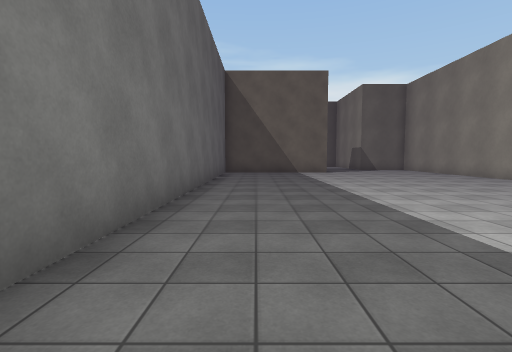
view 1 (above)

24 first-person views from a walk through a Unity game level. The camera is 1.4 m above the floor, tilts 4° down and sees 85° across. The floor is counted in squares, 2 m on a side. Each view is taken from the middle of a square. On the plan, view 1 faces up. The plan holds only what a view shows up to about 9 squares ahead; the rest is blank. The place goes on beyond the plan. Surface patterns are stand-ins for the level's own textures.

view 2
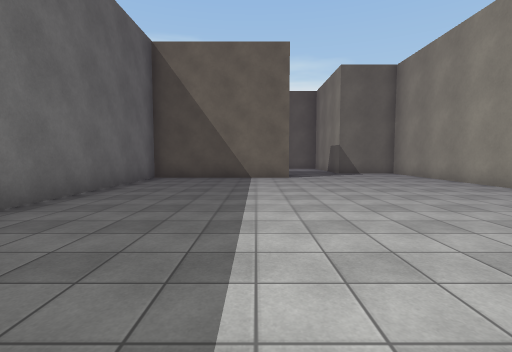

view 3
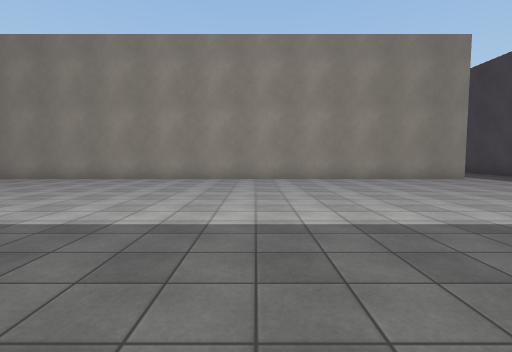

view 4
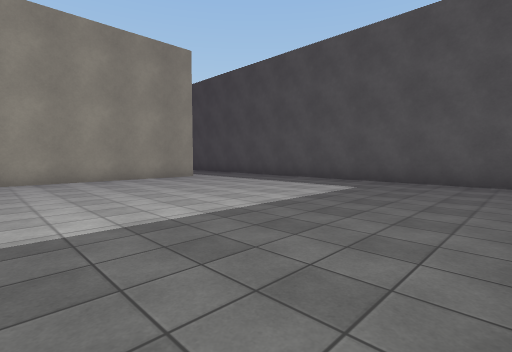

view 5
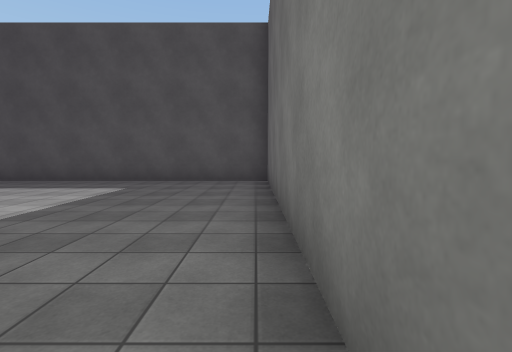

view 6
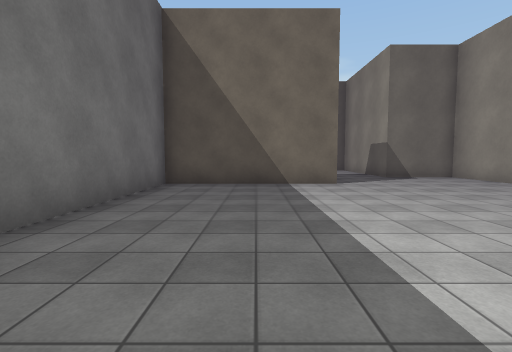

view 7
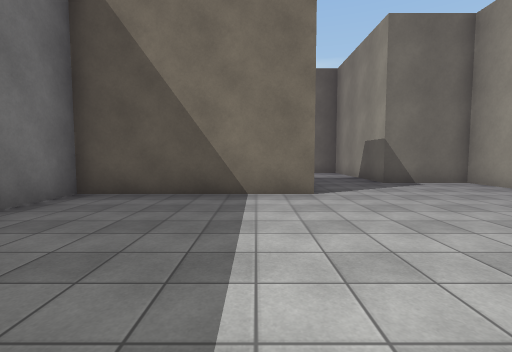

view 8
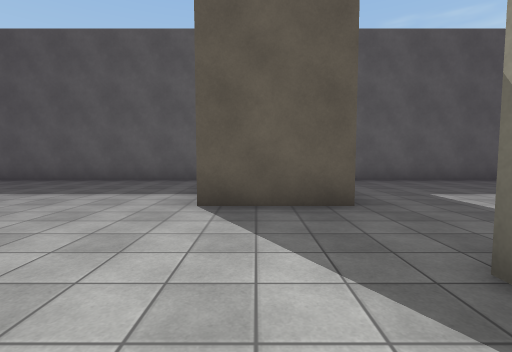

view 9
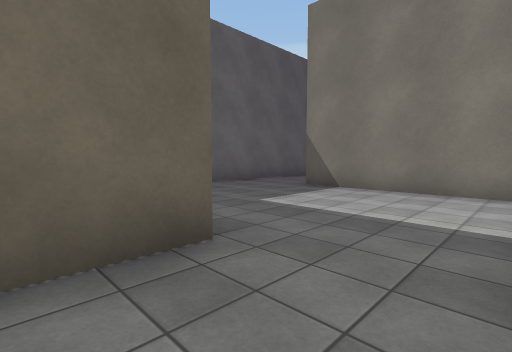

view 10
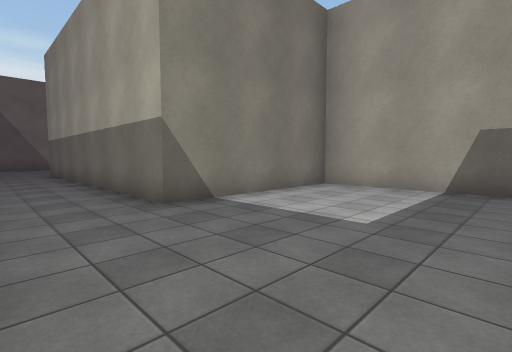

view 11
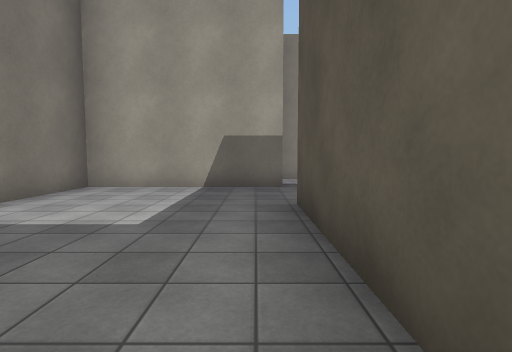

view 12
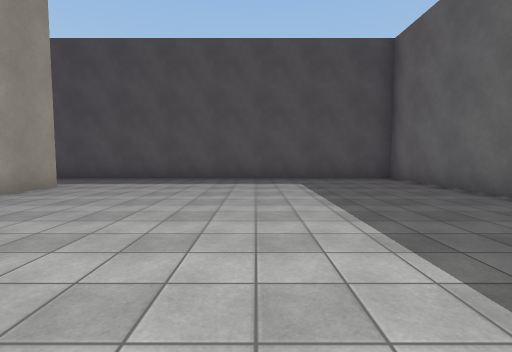

view 13
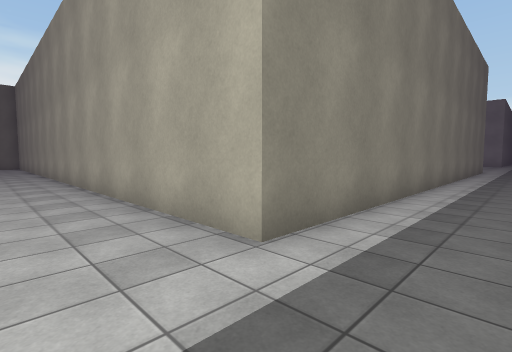

view 14
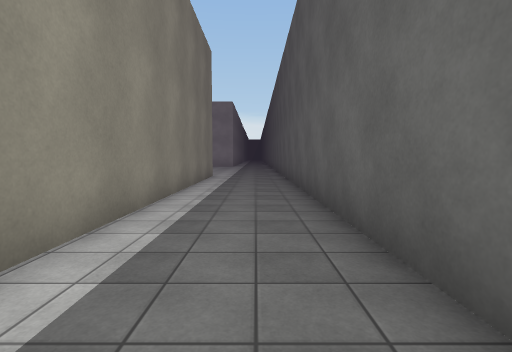

view 15
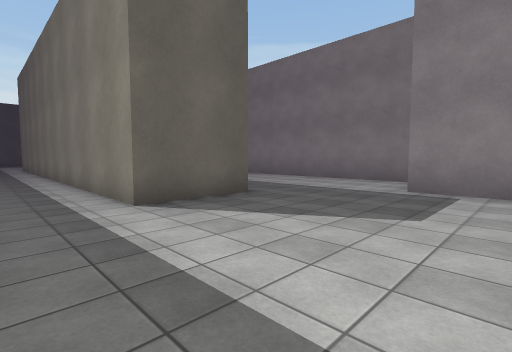

view 16
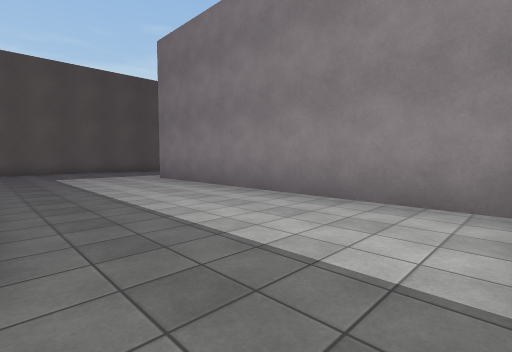

view 17
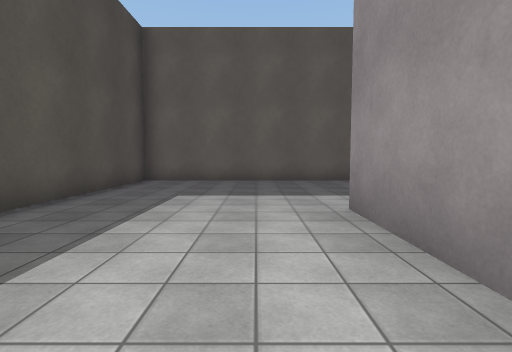

view 18
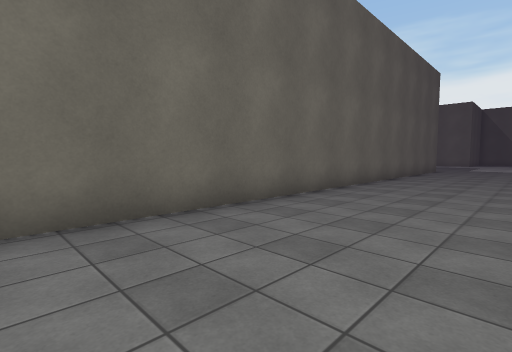

view 19
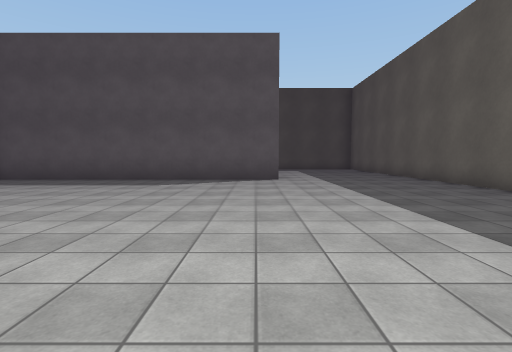

view 20
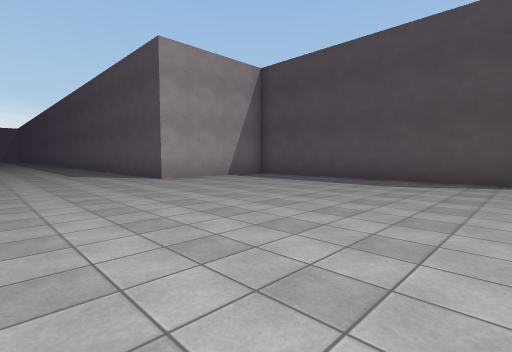

view 21
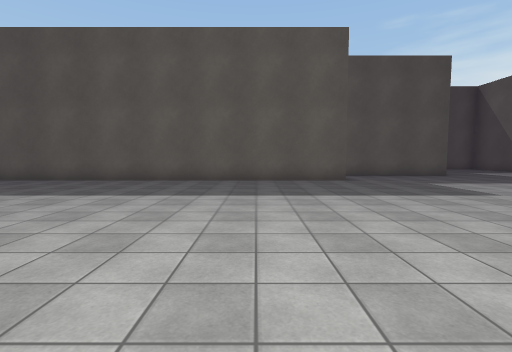

view 22
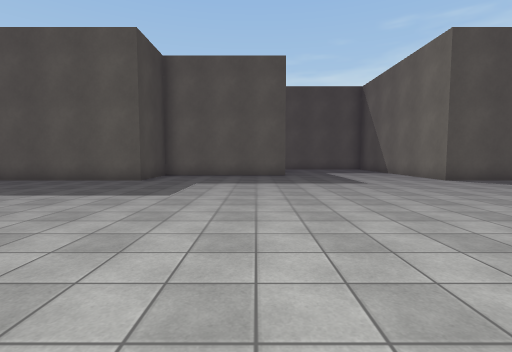

view 23
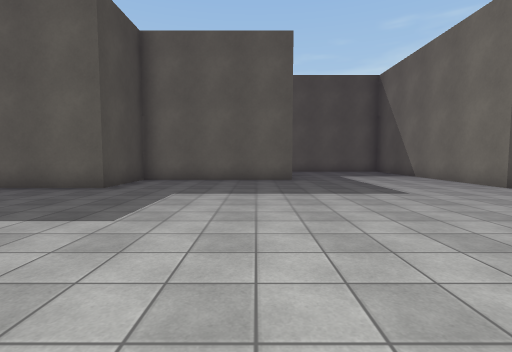

view 24
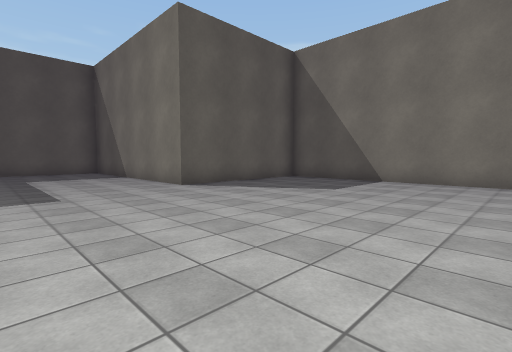

### Floor plan
Points are (right, up) in squares from view 1. A wall is a line through its corners. A room is listed if a view was taken in it or the views show most of it. See-through windows are left out.
Room 1 (views 1, 2, 3, 4, 5, 6, 7, 8, 9, 12, 13)
walls: (7.6, -3.5) (7.6, 14.4) (5.4, 14.4); (3.1, 14.4) (3.1, 12.2) (-1.3, 12.2) (-1.3, -6) (6.6, -6)
ways out: opening at (4.5, 15) to room 2; opening at (7, -4.5) to room 3
Room 2 (views 10, 11)
walls: (-0.4, 14.4) (3.1, 14.4); (-1.3, 18.6) (-1.3, 15.9); (5.4, 14.4) (5.4, 18.9) (0.9, 18.9)
ways out: opening at (4.5, 15) to room 1; opening at (-0.5, 19)
Room 3 (views 14, 15, 16, 17, 18, 19, 20, 21, 22, 23, 24)
walls: (23.2, 9.4) (23.2, 9.9) (23.8, 9.9); (14.2, 5.5) (22.9, 5.5); (7.6, 21.1) (7.6, 16.6) (9.8, 16.6) (9.8, -1.2) (14.6, -1.2); (22.9, 3.2) (14.2, 3.2); (24.9, 1) (23.1, 1); (21, -1.1) (21, -3.5) (7.6, -3.5); (15.7, 30) (11.2, 30); (9.8, 28.6) (9.8, 25.6) (6.8, 25.6); (12, -6) (20.1, -6); (6.6, -6) (9.5, -6)
ways out: opening at (7, -4.5) to room 1

Where each view was taken, in squares from view 1:
view 1: 0 up, 0 right, facing up
view 2: 3 up, 2 right, facing up
view 3: 3 up, 1 left, facing right
view 4: 2 up, 1 left, facing down-right
view 5: 2 up, 1 left, facing down
view 6: 5 up, 1 right, facing up
view 7: 7 up, 2 right, facing up
view 8: 13 up, 7 right, facing left
view 9: 13 up, 5 right, facing up-left
view 10: 15 up, 1 left, facing up-right
view 11: 15 up, 1 left, facing right
view 12: 3 up, 3 right, facing down
view 13: 5 down, 6 right, facing up-right
view 14: 5 down, 11 right, facing right
view 15: 5 down, 25 right, facing up-left
view 16: 1 down, 23 right, facing up-left
view 17: 2 up, 18 right, facing left
view 18: 2 up, 13 right, facing up-left
view 19: 14 up, 15 right, facing down
view 20: 14 up, 15 right, facing down-right
view 21: 14 up, 18 right, facing left
view 22: 20 up, 18 right, facing left
view 23: 20 up, 16 right, facing left
view 24: 22 up, 16 right, facing up-left
